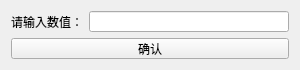
<?xml version="1.0" encoding="UTF-8"?>
<ui version="4.0">
 <class>JMeasure</class>
 <widget class="qMRMLWidget" name="JMeasure">
  <property name="geometry">
   <rect>
    <x>0</x>
    <y>0</y>
    <width>300</width>
    <height>70</height>
   </rect>
  </property>
  <property name="minimumSize">
   <size>
    <width>300</width>
    <height>30</height>
   </size>
  </property>
  <property name="maximumSize">
   <size>
    <width>300</width>
    <height>70</height>
   </size>
  </property>
  <property name="styleSheet">
   <string notr="true"/>
  </property>
  <layout class="QVBoxLayout" name="verticalLayout">
   <item>
    <layout class="QHBoxLayout" name="horizontalLayout">
     <item>
      <widget class="QLabel" name="label_6">
       <property name="text">
        <string>请输入数值：</string>
       </property>
      </widget>
     </item>
     <item>
      <widget class="QLineEdit" name="lineEdit">
       <property name="alignment">
        <set>Qt::AlignCenter</set>
       </property>
      </widget>
     </item>
    </layout>
   </item>
   <item>
    <widget class="QPushButton" name="pushButton">
     <property name="text">
      <string>确认</string>
     </property>
    </widget>
   </item>
  </layout>
 </widget>
 <customwidgets>
  <customwidget>
   <class>qMRMLWidget</class>
   <extends>QWidget</extends>
   <header>qMRMLWidget.h</header>
   <container>1</container>
  </customwidget>
 </customwidgets>
 <resources/>
 <connections/>
</ui>
